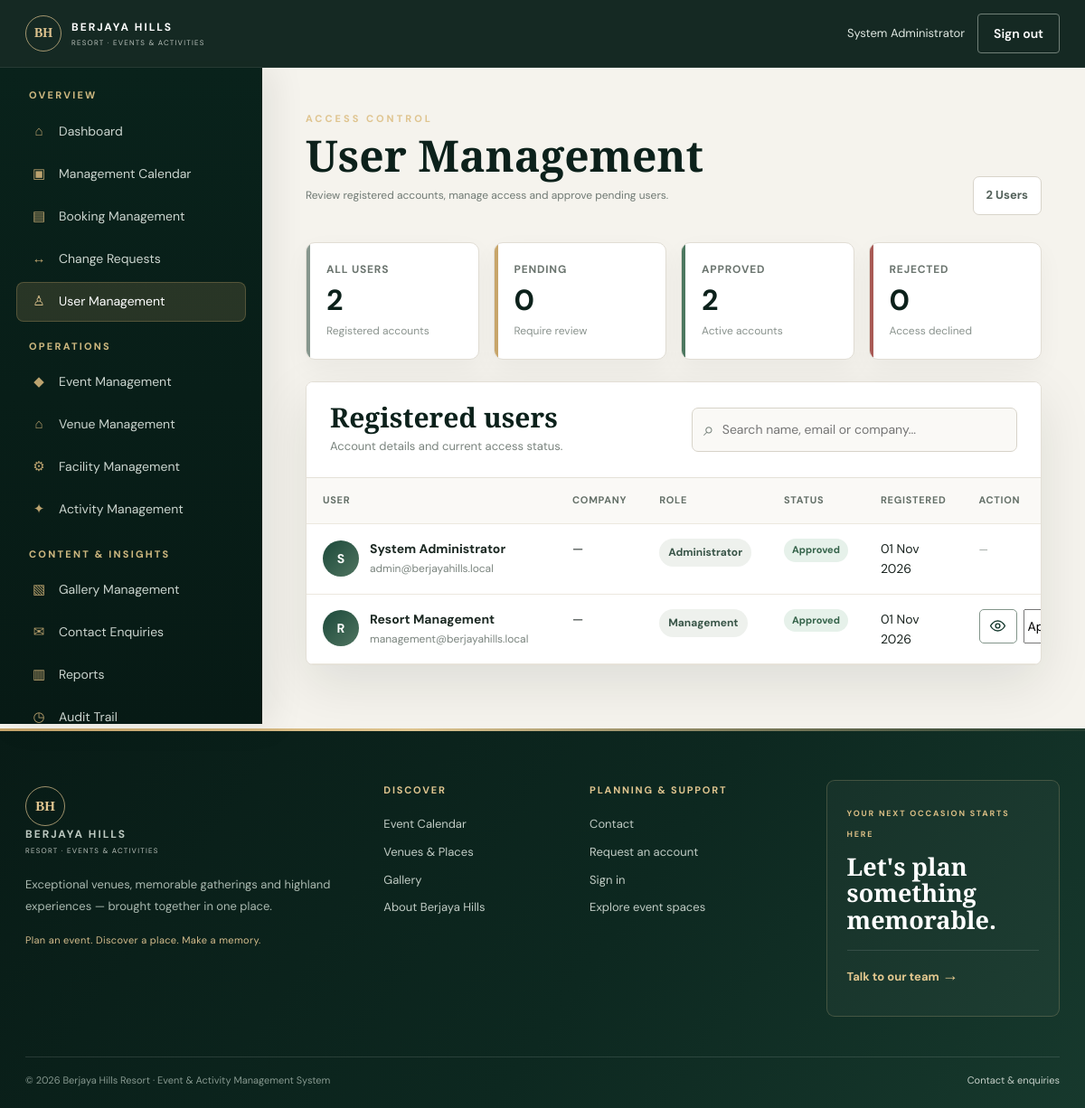
Screenshot of /admin/users/index.php (signed in) with the database file from the repository.
### tables this page shows
CREATE TABLE users (id BIGINT UNSIGNED AUTO_INCREMENT PRIMARY KEY, full_name VARCHAR(150) NOT NULL, email VARCHAR(190) NOT NULL UNIQUE, password_hash VARCHAR(255) NOT NULL, phone VARCHAR(50), company_name VARCHAR(190), job_title VARCHAR(120), account_status ENUM('pending','approved','rejected','suspended','inactive') NOT NULL DEFAULT 'pending', rejection_reason TEXT NULL, email_verified_at DATETIME NULL, last_login_at DATETIME NULL, created_at TIMESTAMP DEFAULT CURRENT_TIMESTAMP, updated_at TIMESTAMP DEFAULT CURRENT_TIMESTAMP ON UPDATE CURRENT_TIMESTAMP, INDEX(account_status));

### includes/bootstrap.php (called while the page is built, shortened)
<?php
require_once __DIR__.'/../config/database.php';
function e(?string $v): string { return htmlspecialchars($v ?? '', ENT_QUOTES, 'UTF-8'); }
function url(string $path=''): string { return BASE_URL.ltrim($path,'/'); }
function current_user(): ?array { if(empty($_SESSION['user_id'])) return null; static $u; if($u!==null) return $u; $s=db()->prepare("SELECT u.*, GROUP_CONCAT(r.name) roles FROM users u LEFT JOIN user_roles ur ON ur.user_id=u.id LEFT JOIN roles r ON r.id=ur.role_id WHERE u.id=? GROUP BY u.id"); $s->execute([$_SESSION['user_id']]); return $u=$s->fetch() ?: null; }
function require_login(): array { $u=current_user(); if(!$u) redirect('public/auth/login.php'); return $u; }
function has_role(string ...$roles): bool { $u=current_user(); if(!$u) return false; $mine=explode(',',$u['roles']??''); return (bool)array_intersect($roles,$mine); }
function require_role(string ...$roles): array { $u=require_login(); if(!has_role(...$roles)) { http_response_code(403); require __DIR__.'/403.php'; exit; } return $u; }

### config/database.php (called while the page is built, shortened)
<?php
function db(): PDO {
    static $pdo;
    if (!$pdo) {
        $pdo = new PDO('mysql:host='.DB_HOST.';dbname='.DB_NAME.';charset=utf8mb4', DB_USER, DB_PASS, [
            PDO::ATTR_ERRMODE=>PDO::ERRMODE_EXCEPTION,
            PDO::ATTR_DEFAULT_FETCH_MODE=>PDO::FETCH_ASSOC,
            PDO::ATTR_EMULATE_PREPARES=>false,
        ]);
    }
    return $pdo;
}

### admin/users/index.php (the view, shortened to what this page needs)
<?php
require_once __DIR__ . '/../../includes/bootstrap.php';
require_role('Administrator','Management','IT');
$rows = db()->query("
    SELECT
        u.*,
        GROUP_CONCAT(r.name ORDER BY r.name SEPARATOR ', ') AS roles
    FROM users u
    LEFT JOIN user_roles ur ON ur.user_id = u.id
    LEFT JOIN roles r ON r.id = ur.role_id
    GROUP BY u.id
    ORDER BY u.created_at DESC
")->fetchAll();
require __DIR__ . '/../../includes/header.php';
?>
<div class="admin-shell">
    <aside class="sidebar">
        <?php require __DIR__ . '/../sidebar.php'; ?>
    </aside>
    <section class="admin-content">
        <div class="admin-top">
            <div>
                <div class="eyebrow">Access Control</div>
                <h1 class="admin-title">User Management</h1>
                <p class="kicker">Review registered accounts, manage access and approve pending users.</p>
            </div>
            <div class="admin-actions">
                <span class="admin-count"><?= count($rows) ?> Users</span>
            </div>
        </div>
        <div class="user-kpi-grid">
            <?php
            $pending = 0;
            $approved = 0;
            $rejected = 0;
            foreach ($rows as $r) {
                if ($r['account_status'] === 'pending') $pending++;
                elseif ($r['account_status'] === 'approved') $approved++;
                elseif ($r['account_status'] === 'rejected') $rejected++;
            }
            ?>
            <div class="user-kpi"><span>All Users</span><strong><?= count($rows) ?></strong><small>Registered accounts</small></div>
            <div class="user-kpi user-kpi-gold"><span>Pending</span><strong><?= $pending ?></strong><small>Require review</small></div>
            <div class="user-kpi user-kpi-green"><span>Approved</span><strong><?= $approved ?></strong><small>Active accounts</small></div>
            <div class="user-kpi user-kpi-red"><span>Rejected</span><strong><?= $rejected ?></strong><small>Access declined</small></div>
        </div>
        <div class="panel user-management-panel">
            <div class="user-toolbar">
                <div>
                    <h2>Registered users</h2>
                    <p>Account details and current access status.</p>
                </div>
                <div class="user-search-wrap">
                    <span>⌕</span>
                    <input id="userSearch" type="search" placeholder="Search name, email or company..." autocomplete="off">
                </div>
            </div>
            <div class="table-wrap user-table-wrap">
                <table class="table user-table" id="usersTable">
                    <thead>
                        <tr>
                            <th>User</th>
                            <th>Company</th>
                            <th>Role</th>
                            <th>Status</th>
                            <th>Registered</th>
                            <th class="action-col">Action</th>
                        </tr>
                    </thead>
                    <tbody>
                    <?php foreach ($rows as $r): ?>
                        <tr class="user-row">
                            <td>
                                <div class="user-cell">
                                    <div class="user-avatar"><?= e(strtoupper(substr($r['full_name'] ?? 'U', 0, 1))) ?></div>
                                    <div class="user-primary">
                                        <strong><?= e($r['full_name']) ?></strong>
                                        <span><?= e($r['email']) ?></span>
                                    </div>
                                </div>
                            </td>
                            <td><?= e($r['company_name'] ?: '—') ?></td>
                            <td><span class="role-pill"><?= e($r['roles'] ?: 'User') ?></span></td>
                            <td>
                                <span class="badge <?= $r['account_status'] === 'approved' ? 'badge-green' : ($r['account_status'] === 'rejected' ? 'badge-red' : 'badge-gold') ?>">
                                    <?= e(ucfirst($r['account_status'])) ?>
                                </span>
                            </td>
                            <td><?= date('d M Y', strtotime($r['created_at'])) ?></td>
                            <td class="action-col">
                                <?php $isAdminAccount = in_array('Administrator', array_map('trim', explode(',', $r['roles'] ?? '')), true); ?>
                                <?php if ($isAdminAccount): ?>
                                    <span class="muted-action">—</span>
                                <?php else: ?>
                                    <div class="user-actions-form">
                                        <a class="btn btn-outline btn-sm user-view-icon" href="<?= url('admin/users/view.php?id='.(int)$r['id']) ?>" aria-label="View user details" title="View details">
                                            <svg xmlns="http://www.w3.org/2000/svg" width="18" height="18" viewBox="0 0 24 24" fill="none" stroke="currentColor" stroke-width="1.8" stroke-linecap="round" stroke-linejoin="round" aria-hidden="true"><path d="M2 12s3.6-7 10-7 10 7 10 7-3.6 7-10 7S2 12 2 12Z"/><circle cx="12" cy="12" r="3"/></svg>
                                        </a>
                                        <form method="post" action="<?= url('admin/users/action.php') ?>" class="user-actions-form" onsubmit="return this.elements.action.value === 'delete' ? confirm('Delete this user account? This cannot be undone.') : true;">
                                            <select name="action" aria-label="Change user status">
                                                <option value="approve" <?= $r['account_status']==='approved'?'selected':'' ?>>Approved</option>
                                            </select>
                                        </form>
                                    </div>
                                <?php endif; ?>
                            </td>
                        </tr>
                    <?php endforeach; ?>
                    </tbody>
                </table>
            </div>
        </div>
    </section>
</div>
<?php require __DIR__ . '/../../includes/footer.php'; ?>

### includes/header.php (shortened to what this page needs)
<?php
$u = current_user();
$scriptPath = str_replace('\\', '/', $_SERVER['SCRIPT_NAME'] ?? '');
$isAdminArea = strpos($scriptPath, '/admin/') !== false;
$isAdminUser = $u && has_role('Administrator','Management','Event','HR','Author','IT');
$isUserArea = $u && strpos($scriptPath, '/user/') !== false;
$matchesExplorePath = false;
$useExploreShell = (bool)$u && !$isAdminArea && !$isUserArea && $matchesExplorePath;
$useAdminShell = $isAdminArea && $isAdminUser;
$useUserShell = false;
?>
<!doctype html>
<html lang="en">
<head>
<link rel="stylesheet" href="<?= e(url('assets/css/app.css?v=115')) ?>">
</head>
<body class="<?= $useAdminShell ? 'admin-body' : (($useUserShell || $useExploreShell) ? 'user-body' : '') ?><?= $useExploreShell ? ' explore-body' : '' ?>">
<header class="site-header">
  <div class="nav-wrap">
    <a class="brand" href="<?= url($isAdminUser ? 'admin/dashboard/index.php' : ($isUserArea ? 'user/dashboard/index.php' : 'index.php')) ?>">
      <span class="brand-mark">BH</span>
      <span><b>BERJAYA HILLS</b><small>RESORT · EVENTS & ACTIVITIES</small></span>
    </a>
    <?php if ($isAdminUser): ?>
      <div class="nav-actions admin-nav-actions">
        <span class="nav-user"><?= e($u['full_name'] ?? 'Administrator') ?></span>
        <a class="btn btn-outline" href="<?= url('auth/logout.php') ?>">Sign out</a>
      </div>
    <?php endif; ?>
  </div>
</header>
<main>

### rows the page displays
users: full_name "System Administrator", full_name "S", email "admin@berjayahills.local", company_name "—", roles "Administrator", account_status "Approved", created_at "01 Nov 2026"
users: full_name "R", full_name "Resort Management", email "management@berjayahills.local", company_name "—", roles "Management", account_status "Approved", created_at "01 Nov 2026", action "Approved"

### other values shown
count($rows) "2"
$pending "0"
$approved "2"
$rejected "0"
